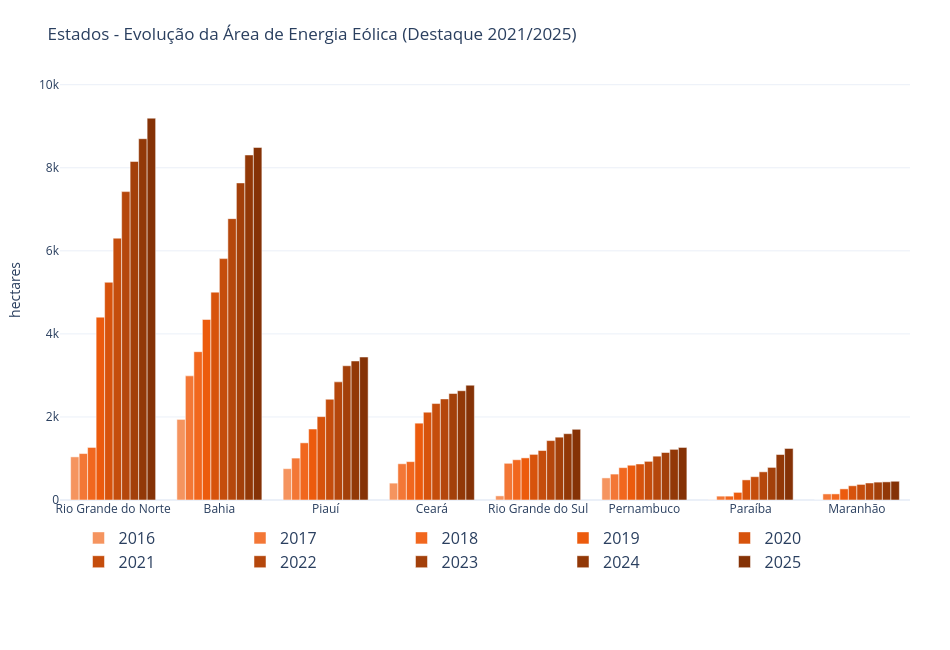

Notebook code for this chart:
### Markdown cell above
_Célula 9_

## Estados
Gráfico de barras verticais — um grupo por estado (ordenado do maior para o menor pela área do ano mais recente) e uma barra por ano dentro do grupo, com rótulo nos anos de 2021 e 2025 — mesmo estilo do gráfico de estados de UFV.

### Code cell
# Célula 10
import plotly.graph_objects as go

df_estado = df[df['tipo_region'] == 'estado']
pivot_estado = df_estado.pivot_table(index='year', columns='nome_region', values='area_ha', aggfunc='sum').fillna(0)
ultimo_ano_estado = pivot_estado.index.max()
ordem_desc = pivot_estado.loc[ultimo_ano_estado].sort_values(ascending=False).index
pivot_estado = pivot_estado[ordem_desc]

estados = pivot_estado.columns.tolist()
# Mostra só até Maranhão — Santa Catarina, Sergipe e Rio de Janeiro têm área
# residual (poucas dezenas de ha) e não agregam à leitura do gráfico.
idx_corte = estados.index('Maranhão') + 1
estados = estados[:idx_corte]
anos = pivot_estado.index.tolist()

# Paleta própria deste gráfico: os primeiros anos precisam ficar nitidamente
# mais claros que os últimos, então em vez da CMAP_CINZA padrão (toda em
# tons escuros/médios) usa-se aqui uma rampa que começa em cinza bem claro
# e termina nos mesmos tons escuros da paleta original.
CMAP_LARANJA_ESTADOS = mcolors.LinearSegmentedColormap.from_list(
    'eolica_laranja', ['#F7A173', '#F3732F', '#F05D0E', '#CD500C', "#B3470D", "#953A08", "#7F3006"]
)
cores_anos_plotly = [
    f'rgba({int(r*255)}, {int(g*255)}, {int(b*255)}, {a})'
    for r, g, b, a in [CMAP_LARANJA_ESTADOS(p) for p in np.linspace(0.05, 0.95, len(anos))]
]

# Maior valor do grupo, para dar espaço suficiente acima da barra mais alta
# (senão o Plotly encolhe automaticamente o rótulo dela para caber)
max_valor_estado = max(pivot_estado.loc[ano, e] for ano in anos for e in estados)

fig = go.Figure()

for i, ano in enumerate(anos):
    # Regra: Destaque apenas em 2021 e 2025 com fonte 26
    font_size = 14 if ano in [2025] else 1 # 2021, 
    exibir_texto = ano in [2025]   # 2021, 

    valores = [pivot_estado.loc[ano, e] for e in estados]
    textos = [formata_ptbr(v) if (v > 0 and exibir_texto) else "" for v in valores]

    fig.add_trace(
        go.Bar(
            x=estados,
            y=valores,
            name=str(ano),
            marker_color=cores_anos_plotly[i],
            # text=textos,
            # textposition='outside',
            # textfont=dict(size=font_size, color='black'),
            # textangle=-90,
            # Sem isso, o Plotly encolhe o texto das barras mais altas (perto
            # do topo do gráfico) para caber no espaço disponível, deixando o
            # rótulo minúsculo/ilegível mesmo com font_size fixo em 26.
            constraintext='none',
            hovertemplate='<b>Estado:</b> %{x}<br><b>Ano:</b> ' + str(ano) + '<br><b>Área:</b> %{y:,.2f} ha<extra></extra>'
        )
    )

fig.update_layout(
    title="Estados - Evolução da Área de Energia Eólica (Destaque 2021/2025)",
    yaxis_title= 'hectares',
    width=950, height=650, 
    template="plotly_white", barmode='group',
    legend=dict(
        orientation="h", y=-0.05, x=0.5, xanchor="center",
        font=dict(size=16), entrywidth=0.19, entrywidthmode='fraction'
    ),
    margin=dict(t=80, b=150, l=60, r=40),
    # Espaço extra acima da barra mais alta para o rótulo vertical não ser cortado
    yaxis=dict(range=[0, max_valor_estado * 1.10])
)
fig.update_xaxes(tickangle=0)
fig.show()
if salvar_grafico:
    print("Salvando o grafico com DPI 450")
    salvar_grafico_alta_resolucao(fig, 'evolucao_anoXarea_por_estado_eolica', dpi=600)

### Figure 1 — Plotly figure (JSON) as saved in the notebook; plotly's stock layout.template omitted (floating-point values rounded to 4 significant figures)
{"data": [{"constraintext": "none", "hovertemplate": "<b>Estado:</b> %{x}<br><b>Ano:</b> 2016<br><b>Área:</b> %{y:,.2f} ha<extra></extra>", "marker": {"color": "rgba(245, 148, 95, 1.0)"}, "name": "2016", "type": "bar", "x": ["Rio Grande do Norte", "Bahia", "Piauí", "Ceará", "Rio Grande do Sul", "Pernambuco", "Paraíba", "Maranhão"], "y": [1038.0, 1941.0, 754.9, 406.3, 99.38, 532.2, 3.017, 0]}, {"constraintext": "none", "hovertemplate": "<b>Estado:</b> %{x}<br><b>Ano:</b> 2017<br><b>Área:</b> %{y:,.2f} ha<extra></extra>", "marker": {"color": "rgba(243, 119, 54, 1.0)"}, "name": "2017", "type": "bar", "x": ["Rio Grande do Norte", "Bahia", "Piauí", "Ceará", "Rio Grande do Sul", "Pernambuco", "Paraíba", "Maranhão"], "y": [1119.0, 2989.0, 1009.0, 872.8, 883.8, 624.4, 93.21, 146.4]}, {"constraintext": "none", "hovertemplate": "<b>Estado:</b> %{x}<br><b>Ano:</b> 2018<br><b>Área:</b> %{y:,.2f} ha<extra></extra>", "marker": {"color": "rgba(241, 103, 30, 1.0)"}, "name": "2018", "type": "bar", "x": ["Rio Grande do Norte", "Bahia", "Piauí", "Ceará", "Rio Grande do Sul", "Pernambuco", "Paraíba", "Maranhão"], "y": [1266.0, 3571.0, 1377.0, 924.0, 969.4, 779.4, 93.12, 147.1]}, {"constraintext": "none", "hovertemplate": "<b>Estado:</b> %{x}<br><b>Ano:</b> 2019<br><b>Área:</b> %{y:,.2f} ha<extra></extra>", "marker": {"color": "rgba(236, 91, 13, 1.0)"}, "name": "2019", "type": "bar", "x": ["Rio Grande do Norte", "Bahia", "Piauí", "Ceará", "Rio Grande do Sul", "Pernambuco", "Paraíba", "Maranhão"], "y": [4403.0, 4347.0, 1709.0, 1850.0, 1014.0, 837.3, 183.8, 268.0]}, {"constraintext": "none", "hovertemplate": "<b>Estado:</b> %{x}<br><b>Ano:</b> 2020<br><b>Área:</b> %{y:,.2f} ha<extra></extra>", "marker": {"color": "rgba(215, 83, 12, 1.0)"}, "name": "2020", "type": "bar", "x": ["Rio Grande do Norte", "Bahia", "Piauí", "Ceará", "Rio Grande do Sul", "Pernambuco", "Paraíba", "Maranhão"], "y": [5243.0, 5005.0, 2008.0, 2115.0, 1098.0, 867.3, 484.4, 342.8]}, {"constraintext": "none", "hovertemplate": "<b>Estado:</b> %{x}<br><b>Ano:</b> 2021<br><b>Área:</b> %{y:,.2f} ha<extra></extra>", "marker": {"color": "rgba(197, 77, 12, 1.0)"}, "name": "2021", "type": "bar", "x": ["Rio Grande do Norte", "Bahia", "Piauí", "Ceará", "Rio Grande do Sul", "Pernambuco", "Paraíba", "Maranhão"], "y": [6305.0, 5813.0, 2426.0, 2322.0, 1191.0, 930.7, 561.5, 375.1]}, {"constraintext": "none", "hovertemplate": "<b>Estado:</b> %{x}<br><b>Ano:</b> 2022<br><b>Área:</b> %{y:,.2f} ha<extra></extra>", "marker": {"color": "rgba(181, 71, 12, 1.0)"}, "name": "2022", "type": "bar", "x": ["Rio Grande do Norte", "Bahia", "Piauí", "Ceará", "Rio Grande do Sul", "Pernambuco", "Paraíba", "Maranhão"], "y": [7426.0, 6775.0, 2845.0, 2435.0, 1431.0, 1055.0, 678.6, 409.9]}, {"constraintext": "none", "hovertemplate": "<b>Estado:</b> %{x}<br><b>Ano:</b> 2023<br><b>Área:</b> %{y:,.2f} ha<extra></extra>", "marker": {"color": "rgba(163, 64, 10, 1.0)"}, "name": "2023", "type": "bar", "x": ["Rio Grande do Norte", "Bahia", "Piauí", "Ceará", "Rio Grande do Sul", "Pernambuco", "Paraíba", "Maranhão"], "y": [8152.0, 7636.0, 3233.0, 2565.0, 1513.0, 1144.0, 784.9, 430.9]}, {"constraintext": "none", "hovertemplate": "<b>Estado:</b> %{x}<br><b>Ano:</b> 2024<br><b>Área:</b> %{y:,.2f} ha<extra></extra>", "marker": {"color": "rgba(146, 56, 7, 1.0)"}, "name": "2024", "type": "bar", "x": ["Rio Grande do Norte", "Bahia", "Piauí", "Ceará", "Rio Grande do Sul", "Pernambuco", "Paraíba", "Maranhão"], "y": [8700.0, 8308.0, 3348.0, 2631.0, 1597.0, 1220.0, 1095.0, 436.6]}, {"constraintext": "none", "hovertemplate": "<b>Estado:</b> %{x}<br><b>Ano:</b> 2025<br><b>Área:</b> %{y:,.2f} ha<extra></extra>", "marker": {"color": "rgba(133, 50, 6, 1.0)"}, "name": "2025", "type": "bar", "x": ["Rio Grande do Norte", "Bahia", "Piauí", "Ceará", "Rio Grande do Sul", "Pernambuco", "Paraíba", "Maranhão"], "y": [9194.0, 8489.0, 3443.0, 2765.0, 1703.0, 1265.0, 1241.0, 451.3]}], "layout": {"barmode": "group", "height": 650, "legend": {"entrywidth": 0.19, "entrywidthmode": "fraction", "font": {"size": 16}, "orientation": "h", "x": 0.5, "xanchor": "center", "y": -0.05}, "margin": {"b": 150, "l": 60, "r": 40, "t": 80}, "title": {"text": "Estados - Evolução da Área de Energia Eólica (Destaque 2021/2025)"}, "width": 950, "xaxis": {"tickangle": 0}, "yaxis": {"range": [0, 10110.0], "title": {"text": "hectares"}}}}
